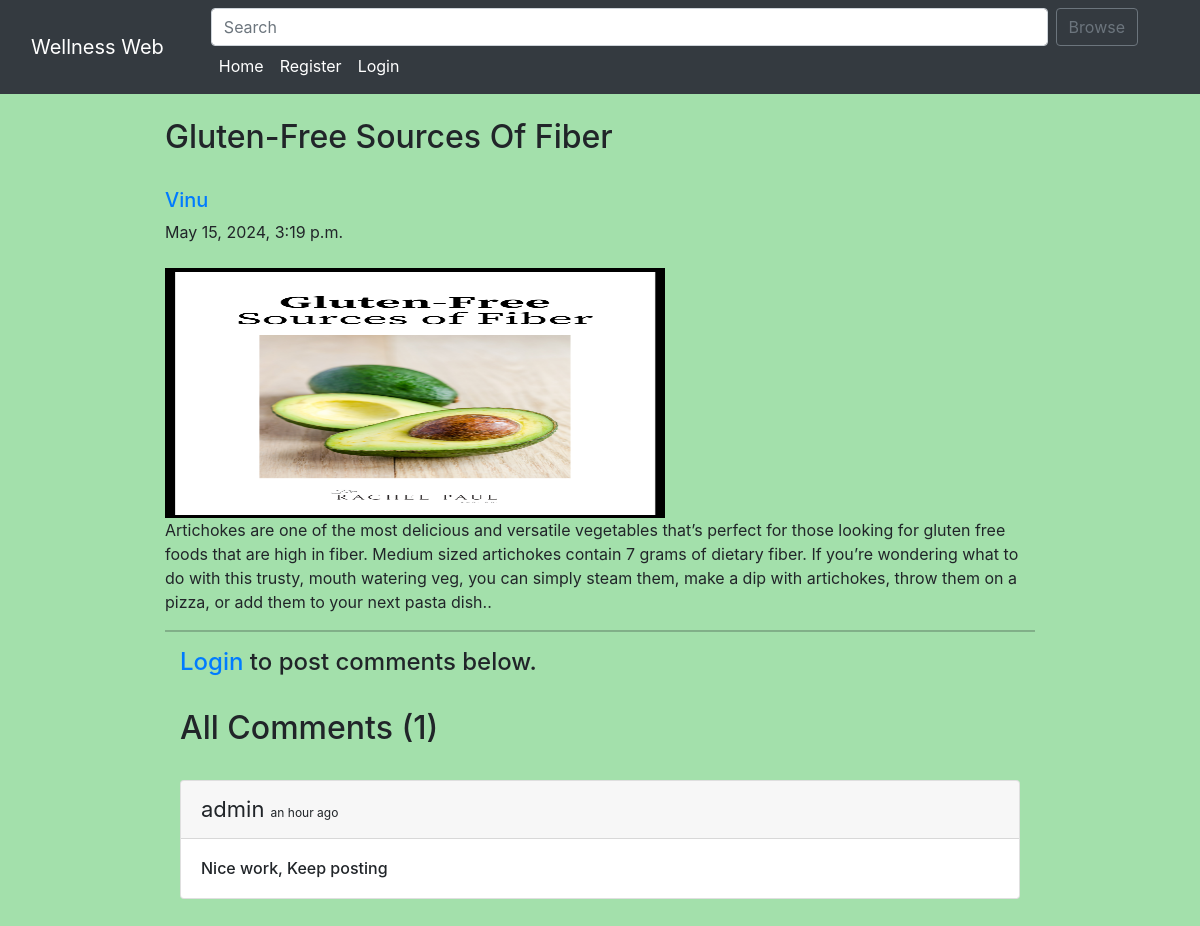
The page /blog/Gluten-Free Sources Of Fiber/ on the database its author committed.
### home/models.py (models this page shows, shortened)
class BlogPost(models.Model):
    title=models.CharField(max_length=255)
    author= models.ForeignKey(User, on_delete=models.CASCADE)
    slug=models.CharField(max_length=130)
    content=models.TextField()
    image = models.ImageField(upload_to="profile_pics", blank=True, null=True)
    dateTime=models.DateTimeField(auto_now_add=True)

class Comment(models.Model):
    user = models.ForeignKey(User, on_delete=models.CASCADE)
    content = models.TextField()
    blog = models.ForeignKey(BlogPost, on_delete=models.CASCADE)
    parent_comment = models.ForeignKey('self', on_delete=models.CASCADE, null=True, blank=True)
    dateTime=models.DateTimeField(default=now)

### home/views.py (the view)
# urls.py: path("blog/<str:slug>/", views.blogs_comments, name="blogs_comments"),
def blogs_comments(request, slug):
    post = BlogPost.objects.filter(slug=slug).first()
    comments = Comment.objects.filter(blog=post)
    if request.method=="POST":
        user = request.user
        content = request.POST.get('content','')
        blog_id =request.POST.get('blog_id','')
        comment = Comment(user = user, content = content, blog=post)
        comment.save()
    return render(request, "blog_comments.html", {'post':post, 'comments':comments})

### home/templates/blog_comments.html (shortened to what this page needs)
{% extends 'base.html' %} {% block title %} Blogs {% endblock %}  {% block body %} {% load humanize %}
<div class="container w-75 my-4">
  <h2 class="blog-post-title">{{post.title}}</h2>
  <br />
  <div class="media">
    <div class="media-body">
      <h5 class="mt-0">
        <a href="/user_profile/{{post.author.id}}/"
          >{{post.author}}
        </a>
      </h5>
      {{post.dateTime}}
    </div>
  </div>
  <br />
  <img src="/media/{{post.image}}" alt="" height="250px" width="500px" />
  <br />
  <p>{{post.content}}.</p>
  <hr />
  {% if user.is_authenticated %}
  <div class="container">
    <h2>Add Comments Here</h2>
    <form action="/blog/{{post.slug}}/" method="POST">
      {% csrf_token %}
      <div class="form-floating">
        <textarea
          class="form-control"
          placeholder="Leave a comment here"
          id="floatingTextarea2"
          style="height: 100px"
          id="content"
          name="content"
        ></textarea>
        <label for="floatingTextarea2">Leave a comment here.</label>
        <br />
        <button type="submit" class="btn btn-primary">Comment</button>
      </div>
    </form>
    {% else %}
    <div class="container">
      <h4><a href="/login/">Login</a> to post comments below.</h4>
      {% endif %}
      <br />
      <h2>All Comments ({{comments.count}})</h2>
      <br />
      {% for comment in comments %}
      <div class="card">
        <div class="card-header">
          <span style="font-size: 22px">{{comment.user}} </span>
          <span style="font-size: 12px"
            >{{comment.dateTime | naturaltime}}</span
          >
        </div>
        <div class="card-body">
          <h6 class="card-text">{{comment.content}}</h6>
        </div>
      </div>
      <br />
      {% endfor %}
    </div>
  </div>
  {% endblock %}

### rows shown on the page
BlogPost: title "Gluten-Free Sources Of Fiber", author "Vinu", dateTime "May 15, 2024, 3:19 p.m.", image (picture), content "Artichokes are one of the most delicious and versatile vegetables that’s perfect for those looking for gluten free foods that are high in fiber. Medium sized artichokes contain 7 grams of dietary fiber. If you’re wondering what to do with this trusty, mouth watering veg, you can simply steam them, make a dip with artichokes, throw them on a pizza, or add them to your next pasta dish."
Comment: user "admin", dateTime "an hour ago", content "Nice work, Keep posting"

### other values the page prints
{{ comments.count }} "1"
